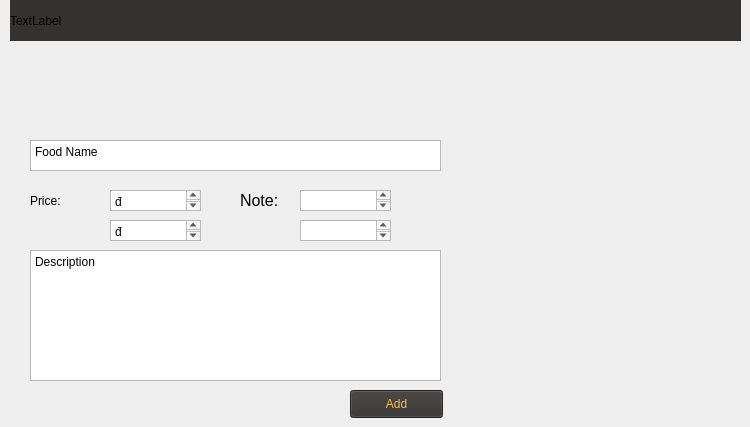
                    <widget class="QWidget" name="add_food_page">
                     <widget class="QLabel" name="lb_anh_7">
                      <property name="geometry">
                       <rect>
                        <x>180</x>
                        <y>50</y>
                        <width>101</width>
                        <height>81</height>
                       </rect>
                      </property>
                      <property name="font">
                       <font>
                        <pointsize>30</pointsize>
                       </font>
                      </property>
                      <property name="text">
                       <string/>
                      </property>
                      <property name="pixmap">
                       <pixmap>C:/Users/USER/.designer/ic_food.png</pixmap>
                      </property>
                      <property name="scaledContents">
                       <bool>true</bool>
                      </property>
                     </widget>
                     <widget class="QPlainTextEdit" name="food_name_lineEdit">
                      <property name="geometry">
                       <rect>
                        <x>30</x>
                        <y>140</y>
                        <width>411</width>
                        <height>31</height>
                       </rect>
                      </property>
                      <property name="plainText">
                       <string>Food Name</string>
                      </property>
                     </widget>
                     <widget class="QLabel" name="label_339">
                      <property name="geometry">
                       <rect>
                        <x>30</x>
                        <y>180</y>
                        <width>61</width>
                        <height>41</height>
                       </rect>
                      </property>
                      <property name="styleSheet">
                       <string notr="true">font: 12pt &quot;MS Shell Dlg 2&quot;;</string>
                      </property>
                      <property name="text">
                       <string>Price: </string>
                      </property>
                     </widget>
                     <widget class="QPlainTextEdit" name="food_price_label_1">
                      <property name="geometry">
                       <rect>
                        <x>110</x>
                        <y>190</y>
                        <width>91</width>
                        <height>21</height>
                       </rect>
                      </property>
                      <property name="plainText">
                       <string>đ</string>
                      </property>
                     </widget>
                     <widget class="QPlainTextEdit" name="food_noteprice_label_2">
                      <property name="geometry">
                       <rect>
                        <x>110</x>
                        <y>220</y>
                        <width>91</width>
                        <height>21</height>
                       </rect>
                      </property>
                      <property name="plainText">
                       <string>đ</string>
                      </property>
                     </widget>
                     <widget class="QLabel" name="label_340">
                      <property name="geometry">
                       <rect>
                        <x>240</x>
                        <y>180</y>
                        <width>51</width>
                        <height>41</height>
                       </rect>
                      </property>
                      <property name="font">
                       <font>
                        <family>MS Shell Dlg 2</family>
                        <pointsize>12</pointsize>
                        <weight>50</weight>
                        <italic>false</italic>
                        <bold>false</bold>
                       </font>
                      </property>
                      <property name="styleSheet">
                       <string notr="true">font: 12pt &quot;MS Shell Dlg 2&quot;;</string>
                      </property>
                      <property name="text">
                       <string>Note:</string>
                      </property>
                     </widget>
                     <widget class="QPlainTextEdit" name="food_noteprice_label_1">
                      <property name="geometry">
                       <rect>
                        <x>300</x>
                        <y>190</y>
                        <width>91</width>
                        <height>21</height>
                       </rect>
                      </property>
                      <property name="plainText">
                       <string/>
                      </property>
                     </widget>
                     <widget class="QPlainTextEdit" name="food_noteprice_label_3">
                      <property name="geometry">
                       <rect>
                        <x>300</x>
                        <y>220</y>
                        <width>91</width>
                        <height>21</height>
                       </rect>
                      </property>
                      <property name="plainText">
                       <string/>
                      </property>
                     </widget>
                     <widget class="QLabel" name="label_341">
                      <property name="geometry">
                       <rect>
                        <x>410</x>
                        <y>180</y>
                        <width>21</width>
                        <height>21</height>
                       </rect>
                      </property>
                      <property name="cursor">
                       <cursorShape>PointingHandCursor</cursorShape>
                      </property>
                      <property name="text">
                       <string/>
                      </property>
                      <property name="pixmap">
                       <pixmap>C:/Users/USER/.designer/134224_add_plus_new_icon.png</pixmap>
                      </property>
                      <property name="scaledContents">
                       <bool>true</bool>
                      </property>
                     </widget>
                     <widget class="QPlainTextEdit" name="food_description">
                      <property name="geometry">
                       <rect>
                        <x>30</x>
                        <y>250</y>
                        <width>411</width>
                        <height>131</height>
                       </rect>
                      </property>
                      <property name="plainText">
                       <string>Description</string>
                      </property>
                     </widget>
                     <widget class="QPushButton" name="addfood_button">
                      <property name="geometry">
                       <rect>
                        <x>350</x>
                        <y>390</y>
                        <width>93</width>
                        <height>28</height>
                       </rect>
                      </property>
                      <property name="styleSheet">
                       <string notr="true">color: #FABC3F;
background-color: #343131;</string>
                      </property>
                      <property name="text">
                       <string>Add</string>
                      </property>
                     </widget>
                     <widget class="QLabel" name="label_342">
                      <property name="geometry">
                       <rect>
                        <x>10</x>
                        <y>0</y>
                        <width>731</width>
                        <height>41</height>
                       </rect>
                      </property>
                      <property name="styleSheet">
                       <string notr="true">background-color: #343131;</string>
                      </property>
                      <property name="text">
                       <string>TextLabel</string>
                      </property>
                     </widget>
                     <widget class="QLabel" name="food_photo_label">
                      <property name="geometry">
                       <rect>
                        <x>180</x>
                        <y>40</y>
                        <width>121</width>
                        <height>101</height>
                       </rect>
                      </property>
                      <property name="sizePolicy">
                       <sizepolicy hsizetype="Fixed" vsizetype="Fixed">
                        <horstretch>0</horstretch>
                        <verstretch>0</verstretch>
                       </sizepolicy>
                      </property>
                      <property name="text">
                       <string/>
                      </property>
                      <property name="pixmap">
                       <pixmap>C:/Users/USER/.designer/image/ic_food64.png</pixmap>
                      </property>
                      <property name="scaledContents">
                       <bool>true</bool>
                      </property>
                     </widget>
                    </widget>
